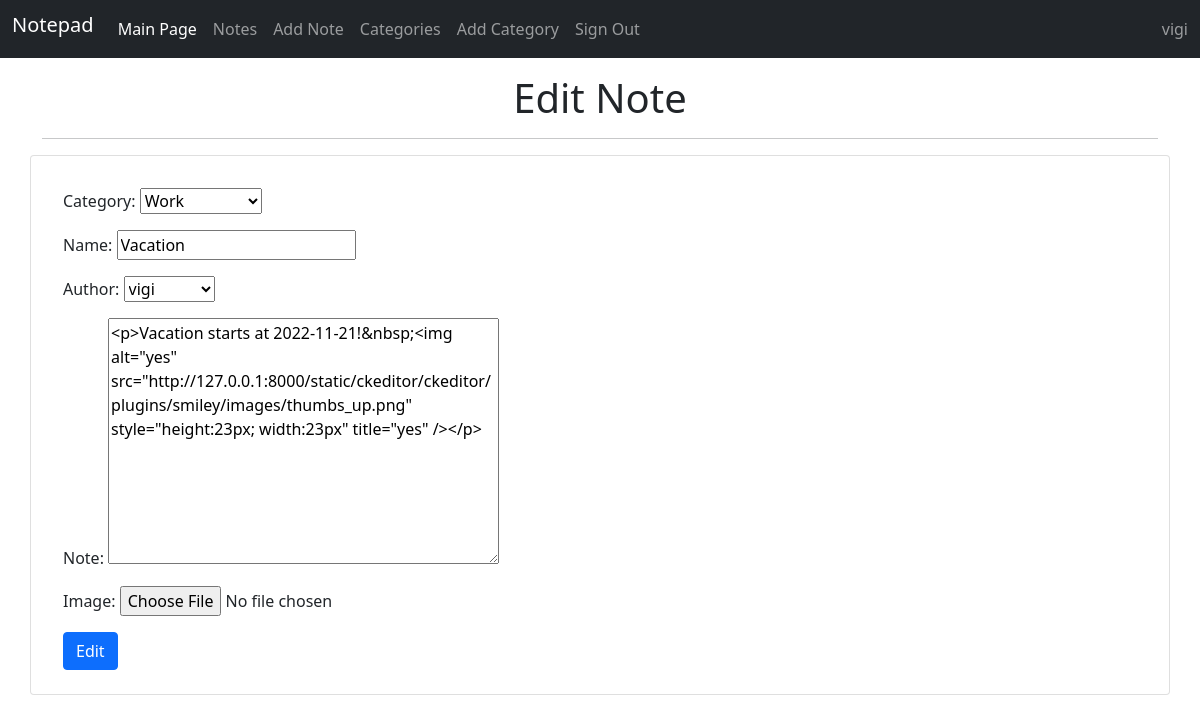
Screenshot of /note/edit/1 (signed in) with the database file from the repository.
### application/models.py (models this page shows, shortened)
class User(AbstractUser):
    image = models.ImageField(null=True, blank=True)

class Note(models.Model):
    category = models.ForeignKey(Category, on_delete=models.CASCADE, null=True, blank=True)
    name = models.CharField(max_length=100)
    author = models.ForeignKey(User, on_delete=models.CASCADE, null=True, blank=True)
    note = RichTextField(null=True, blank=True)
    image = models.ImageField(null=True, blank=True, upload_to='foto/')

### application/views.py (the view)
# urls.py: path('note/edit/<int:pk>', UpdateNoteView.as_view(), name='update_note_view'),
class UpdateNoteView(UpdateView):
    model = Note
    form_class = NoteForm
    template_name = 'update_note_view.html'
    @method_decorator(login_required)
    def dispatch(self, *args, **kwargs):
        return super(UpdateNoteView, self).dispatch(*args, **kwargs)

### application/forms.py
class NoteForm(forms.ModelForm):
    class Meta:
        model = Note
        fields = ('category', 'name', 'author', 'note', 'image')

### application/models.py (called while the page is built)
    def __str__(self):
        return self.note_category

### templates/update_note_view.html (shortened to what this page needs)
{% extends "base.html" %}
{% block content%}
{% if user.id == note.author.id %}
    <div class="row">
        <div class="text-center">
            <h1 class="mt-3">Edit Note</h1>
            <hr>
        </div>
        <div class="card card-body">
            <form method="POST" enctype="multipart/form-data">
                    <div class="form-group m-3">
                        {{ form.as_p }}
                    </div>
                <button type="submit" class="btn btn-primary ms-3 mb-2">Edit</button>
            </form>
        </div>
    </div>
{% else %}
    <h1>You are not allowed here...</h1>
{% endif %}
{% endblock content %}

### templates/base.html (shortened to what this page needs)
<!DOCTYPE html>
<html lang="en" class="h-100">
<head>
    <link rel="stylesheet" href="https://cdnjs.cloudflare.com/ajax/libs/font-awesome/5.15.3/css/all.css">
</head>
<body>
<header>
    <nav class="navbar navbar-expand-md navbar-dark bg-dark">
        <div class="container-fluid">
            <h2 class="navbar-brand">Notepad</h2>
            <div class="collapse navbar-collapse" id="navbarCollapse">
                <ul class="navbar-nav me-auto mb-2 mb-md-0">
                    <li class="nav-item">
                        <a class="nav-link active" aria-current="page" href="{% url 'index' %}">Main Page</a>
                    </li>
                    {% if user.is_authenticated %}
                    <li class="nav-item">
                        <a class="nav-link" href="{% url 'note_list_view' %}">Notes</a>
                    </li>
                    <li class="nav-item">
                        <a class="nav-link" href="{% url 'add_note_view' %}">Add Note</a>
                    </li>
                    <li class="nav-item">
                        <a class="nav-link" href="{% url 'category_list_view' %}">Categories</a>
                    </li>
                    <li class="nav-item">
                        <a class="nav-link" href="{% url 'add_category_view' %}">Add Category</a>
                    </li>
                    <li class="nav-item">
                        <a class="nav-link" href="{% url 'logout' %}">Sign Out</a>
                    </li>
                    {% endif %}
                </ul>
                <span class="navbar-text">
                {% if user.is_authenticated %}
                    {{ user.username }}
                {% endif %}
            </span>
            </div>
        </div>
    </nav>
</header>
<main class="flex-shrink-0">
    <div class="container">
        {% block content %}
        {% endblock %}
    </div>
</main>
<link href="https://cdn.jsdelivr.net/npm/bootstrap@5.0.0-beta3/dist/css/bootstrap.min.css" rel="stylesheet"
>
</body>
</html>

### rows the page displays
User: username "vigi"
Note: category "Work", name "Vacation", author "vigi", note "<p>Vacation starts at 2022-11-21!&nbsp;<img alt=\"yes\" src=\"http://127.0.0.1:8000/static/ckeditor/ckeditor/plugins/smiley/images/thumbs_up.png\" style=\"height:23px; width:23px\" title=\"yes\" /></p>"
